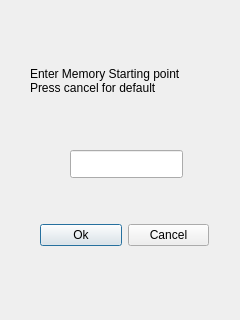
<?xml version="1.0" encoding="UTF-8"?>
<ui version="4.0">
 <class>Dialog</class>
 <widget class="QDialog" name="Dialog">
  <property name="geometry">
   <rect>
    <x>0</x>
    <y>0</y>
    <width>240</width>
    <height>320</height>
   </rect>
  </property>
  <property name="windowTitle">
   <string>Dialog</string>
  </property>
  <widget class="QLineEdit" name="lineEdit">
   <property name="geometry">
    <rect>
     <x>70</x>
     <y>150</y>
     <width>113</width>
     <height>28</height>
    </rect>
   </property>
  </widget>
  <widget class="QLabel" name="label">
   <property name="geometry">
    <rect>
     <x>30</x>
     <y>50</y>
     <width>201</width>
     <height>61</height>
    </rect>
   </property>
   <property name="text">
    <string>Enter Memory Starting point
Press cancel for default</string>
   </property>
  </widget>
  <widget class="QWidget" name="layoutWidget">
   <property name="geometry">
    <rect>
     <x>40</x>
     <y>220</y>
     <width>169</width>
     <height>31</height>
    </rect>
   </property>
   <layout class="QHBoxLayout" name="horizontalLayout">
    <item>
     <widget class="QPushButton" name="pushButton">
      <property name="cursor">
       <cursorShape>PointingHandCursor</cursorShape>
      </property>
      <property name="text">
       <string>Ok</string>
      </property>
     </widget>
    </item>
    <item>
     <widget class="QPushButton" name="pushButton_2">
      <property name="cursor">
       <cursorShape>PointingHandCursor</cursorShape>
      </property>
      <property name="text">
       <string>Cancel</string>
      </property>
     </widget>
    </item>
   </layout>
  </widget>
 </widget>
 <resources/>
 <connections/>
</ui>
